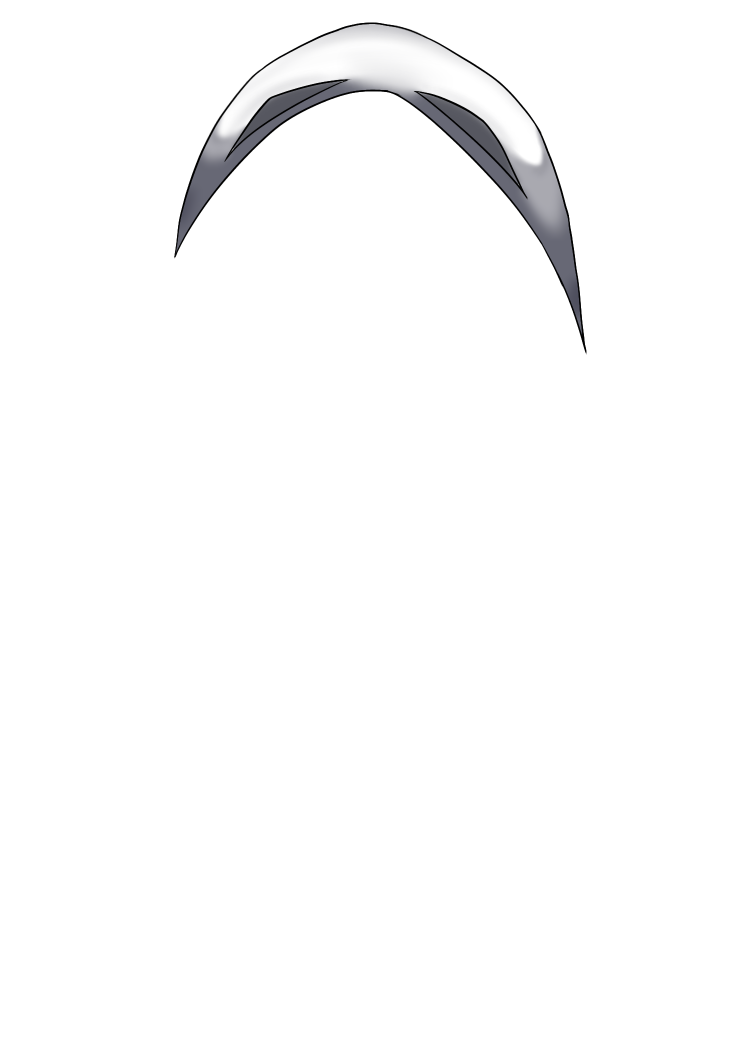
#> input picture rig_car_1/Hood_in.png, 1476 x 2085 px, found by its file name (shown at 1/2 size)
$ python bake_car1.py
#> lines starting #> are read from the running program, lines starting #| are printed output that depends on the picture
# ริกเสือฮู้ด (car1) จากอาร์ตใน แมว/ — แก้รูปใน แมว/ แล้วรัน:  python bake_car1.py
# อาร์ตทุกชิ้นวาดบนแคนวาส 1476x2085 (เฟรมเดียวกับ แมว/ตัวอย่าง.png) ย่อลงเฟรมริก 1024x1536
# สเกล/ตำแหน่ง หาจากการเทียบ v6_jacket_out.png (เฟรมริก) กับ ตัวอย่าง.png: x1476 = 1.4226*x_rig + 12, y1476 = 1.4226*y_rig - 120
from PIL import Image
import numpy as np, os

os.chdir(os.path.dirname(os.path.abspath(__file__)))
A, OX, OY = 1.4226325, 12, -120
SRC = "แมว/"


def load(f):
#> called with f = 'Hood_in.png'
    im = Image.open(f).convert("RGBA")
#> im is the input picture: PIL image 1476x2085 RGBA; mean R, G, B, A 209.6, 209.6, 209.8, 10.6
    if im.width == 2952:  # บางไฟล์เซฟมาแคนวาส 2 เท่า
        im = im.resize((1476, 2085), Image.LANCZOS)
    return im


def shift(im, dx, dy):
    out = Image.new("RGBA", im.size)
    out.paste(im, (dx, dy))
    return out


def rows(im, y0, y1):
    """เก็บเฉพาะแถว y0 <= y < y1 (ที่เหลือโปร่งใส)"""
    a = np.asarray(im).copy()
    a[:y0, :, 3] = 0
    a[y1:, :, 3] = 0
    return Image.fromarray(a)


def save(im, out):
#> called with out = 'c1_hood_in.png'
    w, h = round(im.width / A), round(im.height / A)
#> w = 1038; h = 1466
    rig = Image.new("RGBA", (1024, 1536))
#> rig: PIL image 1024x1536 RGBA; every value is 0
    rig.alpha_composite(im.resize((w, h), Image.LANCZOS), (round(-OX / A), round(-OY / A)))
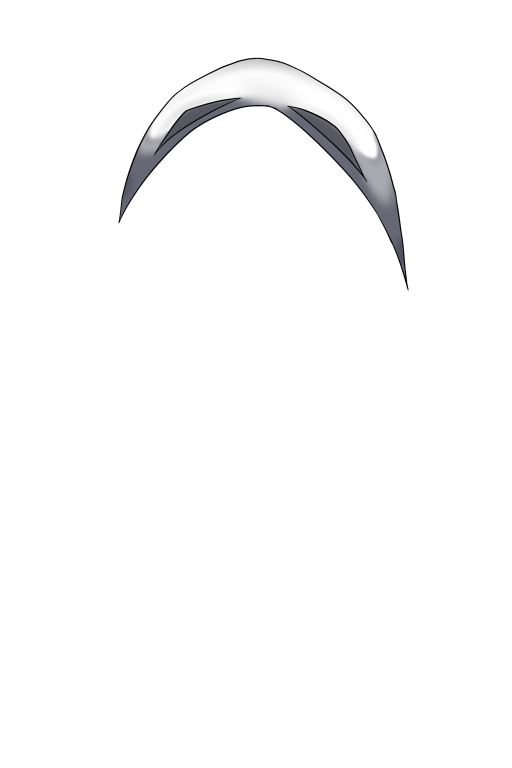
#> rig: PIL image 1024x1536 RGBA (shown at 1/2 size); mean R, G, B, A 6.7, 6.7, 6.9, 10.2; transparent parts drawn white
    rig.save(out, optimize=True)
    print(out, rig.getbbox())
#| c1_hood_in.png (234, 113, 819, 584)


for src, out in [
    ("Hood_in.png", "c1_hood_in.png"),
    ("Hood_out.png", "c1_hood_out.png"),
    (SRC + "v6_tail.png", "c1_tail.png"),
    (SRC + "คอ.png", "c1_neck.png"),
    (SRC + "ใบหน้าเปล่าๆ.png", "c1_face.png"),
    (SRC + "ตาขาว.png", "c1_eyes_white.png"),  # ใช้เป็น mask ตาดำด้วย
    (SRC + "ตาดำ.png", "c1_pupils.png"),
    (SRC + "ขนตา.png", "c1_lashes.png"),
    (SRC + "ไม่มีชื่อ 62_20260820214005.png", "c1_brows.png"),
    (SRC + "v6_eyes_closed.png", "c1_eyes_closed.png"),
    (SRC + "ผม.png", "c1_hair.png"),
    # ปากตามสระ: ชื่อไฟล์ต่อท้าย _สระ (เลข 2 = ตอนพูดดัง)
    (SRC + "v6_mouth_0_A.png", "c1_mouth_A.png"),
    (SRC + "car5_mouth_1A_E.png", "c1_mouth_E.png"),
    (SRC + "v6_mouth_4_I.png", "c1_mouth_I.png"),
    (SRC + "v6_mouth_3_o.png", "c1_mouth_O.png"),
    (SRC + "car5_mouth_2B_U.png", "c1_mouth_U.png"),
    (SRC + "v6_mouth_1_U2.png", "c1_mouth_U2.png"),
]:
    save(load(src), out)
#> pass 2 of the loop `for src, out in [`:
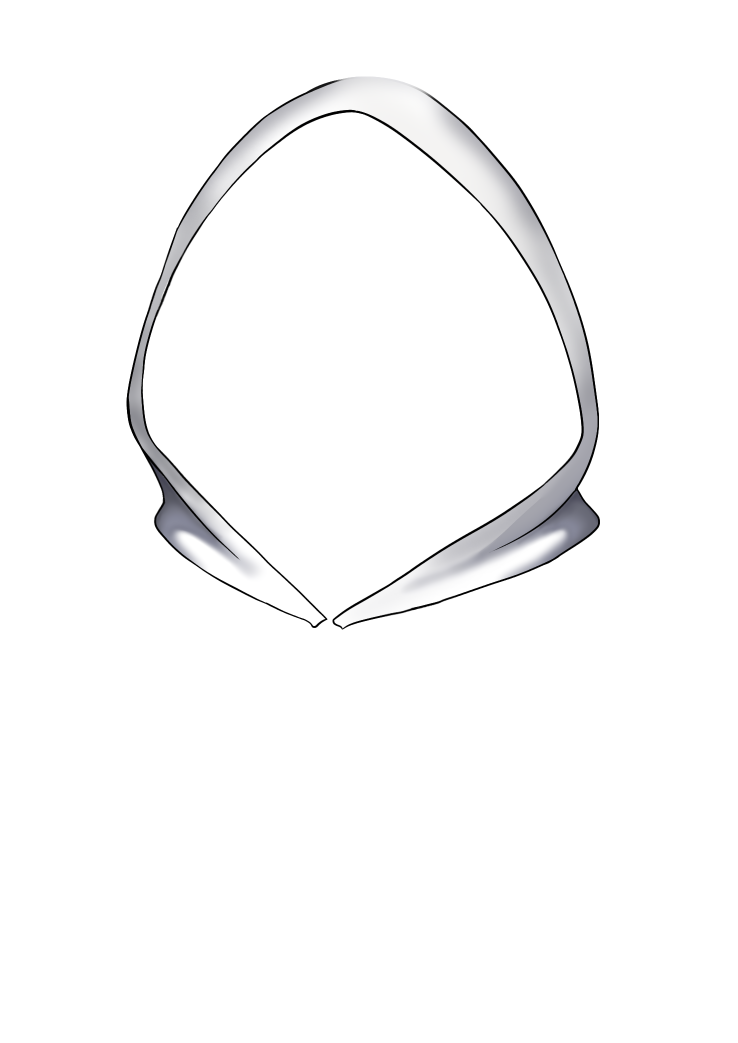
#> input picture rig_car_1/Hood_out.png, 1476 x 2085 px, found by its file name (shown at 1/2 size)
#> in load, im is the input picture: PIL image 1476x2085 RGBA; mean R, G, B, A 168.9, 168.9, 169.2, 16.2
#> in save (call 2), `rig.alpha_composite(im.resize((w, h), Image.LANCZOS), (round(-OX / A),..`:
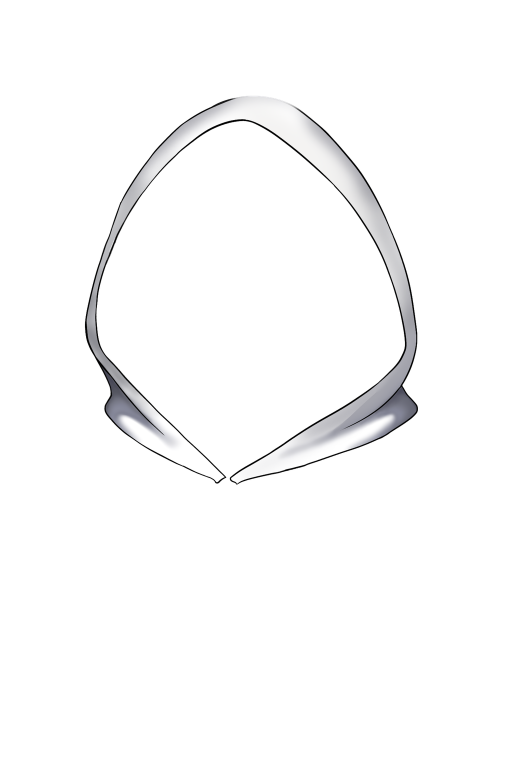
#> rig: PIL image 1024x1536 RGBA (shown at 1/2 size); mean R, G, B, A 11.2, 11.2, 11.4, 15.7; transparent parts drawn white
#| c1_hood_out.png (167, 189, 838, 972)
#> pass 3 of the loop `for src, out in [`:
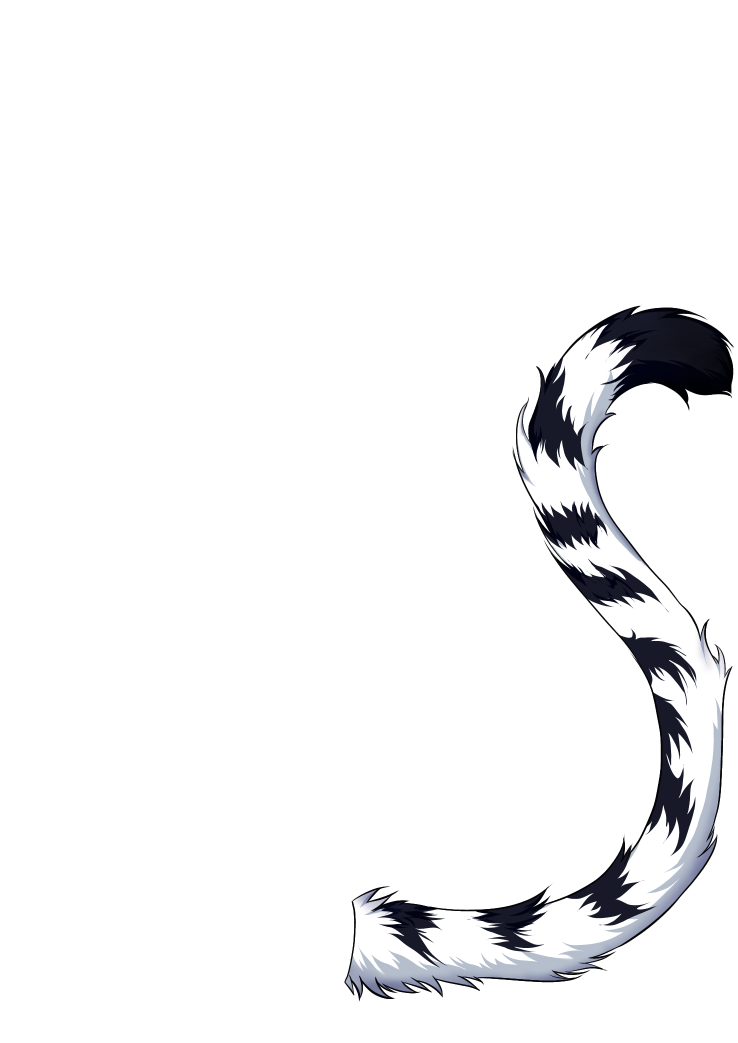
#> input picture rig_car_1/v6_tail.png, 1476 x 2085 px, found by its file name (shown at 1/2 size)
#> in load, im is the input picture: PIL image 1476x2085 RGBA; mean R, G, B, A 14.2, 14.4, 15.2, 25
#> in save (call 3), `rig.alpha_composite(im.resize((w, h), Image.LANCZOS), (round(-OX / A),..`:
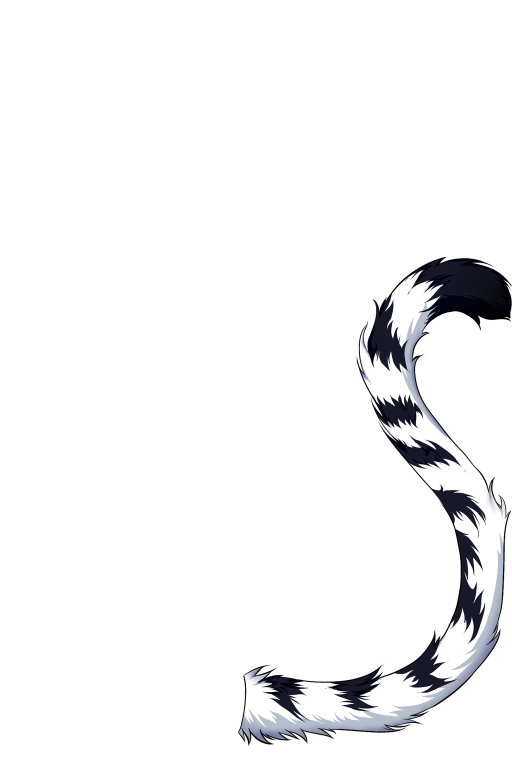
#> rig: PIL image 1024x1536 RGBA (shown at 1/2 size); mean R, G, B, A 13.7, 13.8, 14.6, 24.2; transparent parts drawn white
#| c1_tail.png (474, 511, 1024, 1493)
#> (the run stopped early here; a loop or call above may not have finished)
